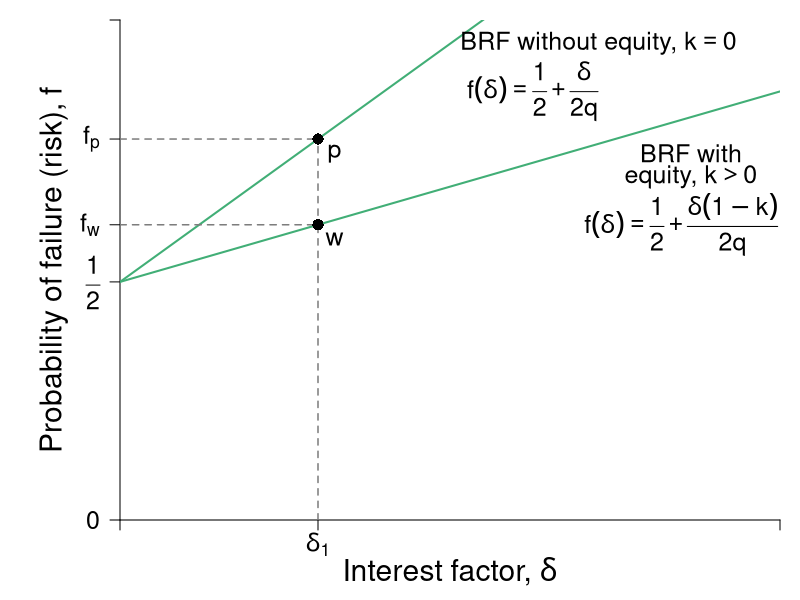

The R source for this figure:
#Graph Designer: Simon Halliday, Harriet Brookes-Gray 
#Authors: Bowles, Foley and Halliday
#Title: Coordination, Conflict and Competition: A Text in Microeconomics

library(shape)
pdf(file = "credit/brf_equity.pdf", width = 9, height = 7)

#Set parameters for graphics
pointsize <- 1.8
axislabelsize <- 1.8
labelsize <- 1.5
namesize <- 1.8
annotatesize <- 1.5
graphlinewidth <- 2
segmentlinewidth <- 1.5

COL <- c("#7fc97f", "#beaed4", "#fdc086", "#ffff99", "#386cb0", "#f0027f", "#bf5b17", "#666666")
COLA <- c("#e0f3db", "#99d8c9","#66c2a4","#41ae76", "#238b45", "#005824")
COLB <- c("#c6dbef", "#4eb3d3", "#2b8cbe", "#0868ac","#084081")
COLC <- c("#fcfbfd", "#efedf5", "#dadaeb", "#bcbddc", "#9e9ac8", "#807dba", "#6a51a3", "#54278f", "#3f007d")
grays <- gray.colors(25, start = 1, end = 0, alpha = 1)

#Edited the margins to cater for the larger LHS labels
par(mar =  c(4, 6, 1, 1))

brfFn <- function(delta, mu = 1, k = 1) {
  .5 + (delta / (2 * mu)) * (1 - k)
}

PCFn <- function(delta, mu = 1) {
  delta/mu
}

isoreturnFn <- function(delta, pi=0.125) {
  1 - (pi)/delta
}

yFn <- function(d1, f1, mu = 1){
  mu*f1*(1 - f1) - d1*(1 - f1)
}

ylow <- function(delta, mu = 1, ybar = 0.0625){
  (-sqrt(delta^2 - 2*delta*mu + mu^2 - 4*mu*ybar) + delta + mu)/(2*mu)
}

yhigh <- function(delta, mu = 1, ybar = 0.0625){
  (sqrt(delta^2 - 2*delta*mu + mu^2 - 4*mu*ybar) + delta + mu)/(2*mu)
}

xlims <- c(0, 2)
ylims <- c(0, 1.05)

npts <- 501 
d1 <- seq(xlims[1], xlims[2], length.out = npts)
f1 <- seq(ylims[1], ylims[2], length.out = npts) 
a <- c(0.0625)

plot(0, 0, xlim = xlims, ylim = ylims, type = "n",
     xlab = expression(paste("")),
     ylab = expression(paste("")), 
     xaxt = "n", 
     yaxt = "n", 
     cex.lab = axislabelsize, 
     bty = "n", 
     xaxs = "i", 
     yaxs = "i"
)


ticksy <- c(ylims[1], 0.5, brfFn(delta = 0.6, k = 0.6), brfFn(0.6, k = 0), ylims[2])
ylabels <- c(0, expression(paste(frac(1,2))), expression(paste(f[w])),expression(paste(f[p])), NA)
ticksx <- c(xlims[1], 0.6, xlims[2])
xlabels <- c(NA, expression(paste(delta[1])), NA)

axis(1, at = ticksx, pos = 0, labels = xlabels, cex.axis = labelsize)
axis(2, at = ticksy, pos = 0, labels = ylabels, las = 1, cex.axis = labelsize)

npts <- 503 
xx1 <- seq(xlims[1], xlims[2], length.out = npts)

#Draw the graphs
#lines(xx1, brfFn(xx1, k = 0), col = COLA[4], lwd = graphlinewidth)
lines(xx1, brfFn(xx1, k = 0), col = COLA[4], lwd = graphlinewidth)
lines(xx1, brfFn(xx1, k = 0.6), col = COLA[4], lwd = graphlinewidth)
#lines(xx1, isoreturnFn(xx1, pi = 0.25), col = COLB[4], lwd = graphlinewidth)
#lines(xx1, isoreturnFn(xx1, pi = 0.375), col = COLB[4], lwd = graphlinewidth)


#Axis labels
mtext(expression(paste("Interest factor, ", delta)), side = 1, line = 2.5, cex = axislabelsize)
text(-0.2, 0.5*(ylims[2]), expression(paste("Probability of failure (risk), ", f)), xpd = TRUE, cex = axislabelsize, srt = 90) 


#segments(0, 0.75, xlims[2], 0.75, lty = 2, col = grays[20] , lwd = segmentlinewidth)



segments(0, brfFn(delta = 0.6, k = 0.6), 0.6, brfFn(delta = 0.6, k = 0.6), lty = 2, col = grays[20] , lwd = segmentlinewidth)
segments(0.6, 0, 0.6, brfFn(delta = 0.6, k = 0.6), lty = 2, col = grays[20] , lwd = segmentlinewidth)
points(0.6, brfFn(0.6, k = 0.6), pch = 16, col = "black", cex = 1.5)

segments(0.6, 0.64, 0.6, brfFn(delta = 0.6, k = 0), lty = 2, col = grays[20] , lwd = segmentlinewidth)
segments(0, brfFn(delta = 0.6, k = 0), 0.6, brfFn(delta = 0.6, k = 0), lty = 2, col = grays[20] , lwd = segmentlinewidth)
points(0.6, brfFn(0.6, k = 0), pch = 16, col = "black", cex = 1.5)

text(0.65, brfFn(delta = 0.6, k = 0) - 0.03, expression(paste(p)), cex = labelsize)
text(0.65, brfFn(delta = 0.6, k = 0.6) - 0.03, expression(paste(w)), cex = labelsize)

text(1.7, 0.62, expression(paste(f(delta)== frac(1,2) + frac(delta(1-k),2*q))), cex = labelsize, xpd = TRUE)
text(1.73, 0.77, expression(paste("BRF with")), cex = labelsize,xpd = TRUE)
text(1.73, 0.72, expression(paste("equity, ", k > 0)), cex = labelsize, xpd = TRUE)
#text(1.84, 0.72, expression(paste(k > 0)), cex = labelsize, xpd = TRUE)


text(1.25, 0.9, expression(paste(f(delta)== frac(1,2) + frac(delta,2*q))), cex = labelsize, xpd = TRUE)
text(1.45, 1, expression(paste("BRF without equity, ", k == 0)), cex = labelsize, xpd = TRUE)
#text(1.72, 0.995, expression(paste("equity, ", k == 0)), cex = labelsize, xpd = TRUE)

#segments(1, 0, 1, brfFn(delta = 1, k = 0.5), lty = 2, col = grays[20] , lwd = segmentlinewidth)
#points(1, brfFn(1, k = 0.5), pch = 16, col = "black", cex = 1.5)
#text(1, brfFn(1, k = 0.5) + 0.04, expression(paste(n)), cex = labelsize)

#segments(0.64, 0, 0.64, brfFn(delta = 0.64, k = 0.666), lty = 2, col = grays[20] , lwd = segmentlinewidth)
#points(0.64, brfFn(0.64, k = 0.666), pch = 16, col = "black", cex = 1.5)
#text(0.64 + 0.04, brfFn(0.64, k = 0.666) - 0.03, expression(paste(a)), cex = labelsize)


#text(0.53, 1, expression(paste("Excluded borrower's BRF")), cex = labelsize, xpd = TRUE)
#text(0.55, 0.94, expression(paste(f(delta, k[1] < k^0))), cex = labelsize)

#text(1.51, 1, expression(paste("Marginal borrower's BRF")), cex = labelsize, xpd = TRUE)
#text(1.45, 0.94, expression(paste(f(delta, k[2] == k^0))), cex = labelsize)


#text(1.725, 0.51, expression(paste("BRF for borrower")), cex = labelsize, xpd = TRUE)
#text(1.725, 0.45, expression(paste("with more than")), cex = labelsize, xpd = TRUE)
# text(1.725, 0.39, expression(paste("minimum collateral")), cex = labelsize, xpd = TRUE)
# text(1.725, 0.32, expression(paste(f(delta, k[3] > k^0))), cex = labelsize, xpd = TRUE)
# Arrows(1.75, 0.55, 1.75, 0.77, col = "black", lty = 1, lwd = 2, arr.type = "triangle", arr.lwd = 0.5)
# 
# text(0.825, 0.43, expression(paste(pi > 1 + rho)), cex = labelsize)
# 
# text(0.19, 0.37, expression(paste("Zero profit")), cex = labelsize)
# text(0.19, 0.31, expression(paste("condition")), cex = labelsize)
# text(0.1725, 0.25, expression(paste(pi[0] == 1 + rho)), cex = labelsize)


dev.off()
